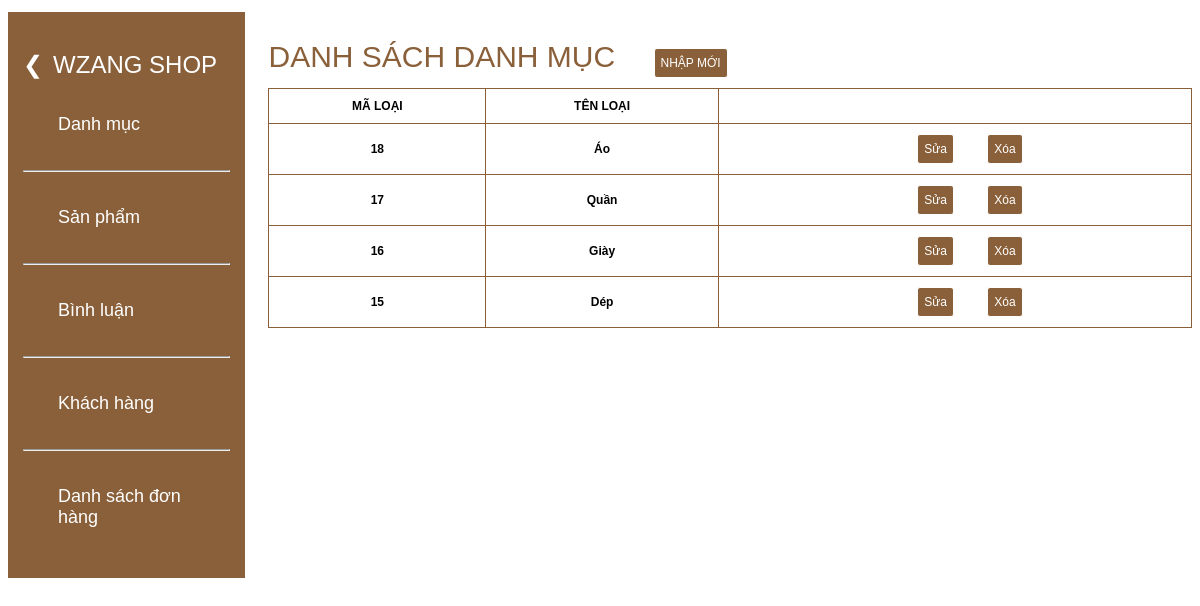
Screenshot of /admin/index.php?act=listdm with the database file from the repository.
### tables this page shows
CREATE TABLE `danhmuc` (
  `id` int(11) NOT NULL,
  `name` varchar(255) NOT NULL
);

### admin/model/pdo.php (called while the page is built, shortened)
<?php
function pdo_get_connection() {
    $dburl = "mysql:host=" . DB_HOST . ";dbname=" . DB_NAME . ";charset=" . DB_CHARSET;
    $username = DB_USER;
    $password = DB_PASSWORD;
    try {
        $conn = new PDO($dburl, $username, $password);
        $conn->setAttribute(PDO::ATTR_ERRMODE, PDO::ERRMODE_EXCEPTION);
        return $conn;
    } catch(PDOException $e) {
        return null;
    }
}
function pdo_query($sql, $args = []) {
    try {
        $conn = pdo_get_connection();
        $stmt = $conn->prepare($sql);
        $stmt->execute($args);
        $rows = $stmt->fetchAll();
        return $rows;
    } catch(PDOException $e) {
        throw $e;
    } finally {
        $conn = null;
    }
}

### admin/model/danhmuc.php (called while the page is built, shortened)
<?php
function loadall_danhmuc(){
    $sql="select * from danhmuc order by id desc";
    $listdanhmuc=pdo_query($sql);
    return $listdanhmuc;
}
?>

### admin/danhmuc/list.php (the view)
<div class="boxphai">
<div class="formcontent">
<div class="add mb"> DANH SÁCH DANH MỤC <a href="index.php?act=adddm"><input type="button" value="NHẬP MỚI"></a></div>
        <div class=" mb formdsloai">
            <table>
                    <tr>
                        <th>MÃ LOẠI</th>
                        <th>TÊN LOẠI</th>
                        <th></th>
                    </tr>
                    <?php
                    foreach ($listdanhmuc as $danhmuc) {
                    extract($danhmuc);
                    $suadm="index.php?act=suadm&id=".$id;
                    $xoadm="index.php?act=xoadm&id=".$id;
                    echo ' <tr>
                        <th>'.$id.'</th>
                        <th>'.$name.'</th>
                        <th><a href="'.$suadm.'"><input type="button" value="Sửa"></a> <a href="'.$xoadm.'"><input type="button" value="Xóa"></a></th>
                    </tr>';
                    }
                    ?>
            </table>
        </div>
    </div>
</div>

### admin/css/style.css (style rules this page uses)
* { font-size: 1vw; font-family: sans-serif; }
.boxphai { width: 78%; float: right; position: relative; margin-top: -550px; }
.mb { margin-bottom: 10px; }
.add { color: #8A603A; font-size: 2.5vw; font-family: sans-serif; font-weight: 500; }
.formcontent input[type="submit"],.formcontent input[type="reset"],.formcontent input[type="button"] { width: auto; height: 30px; background-color: #8A603A; color: white; border: 1px solid; margin-left: 30px; border-radius: 3px; }
.formdsloai table { width: 100%; border-collapse: collapse; border: 1px solid #8A603A ; }
.formdsloai table th { padding: 10px; border: 1px solid #8A603A ; width: auto; }

### rows the page displays
danhmuc: id "18", name "Áo"
danhmuc: id "17", name "Quần"
danhmuc: id "16", name "Giày"
danhmuc: id "15", name "Dép"
